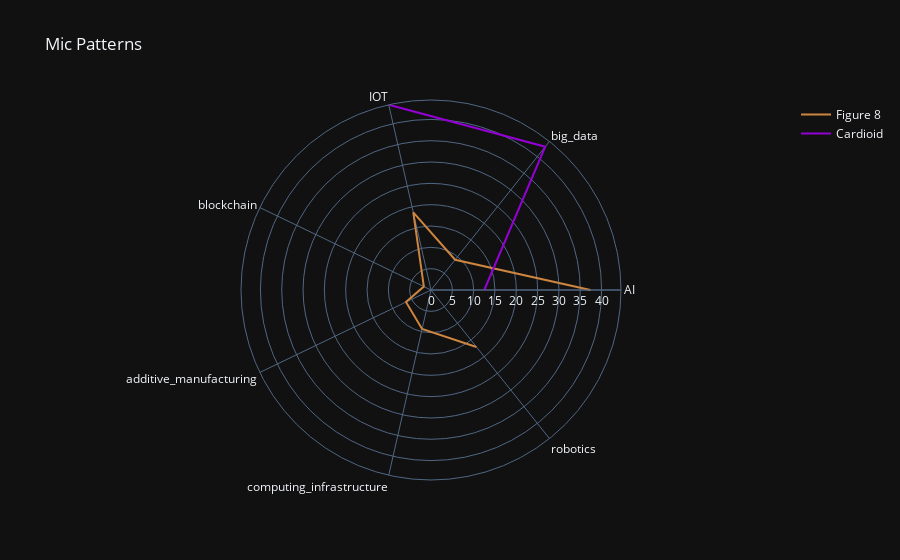

The cell this chart's notebook holds for it:
### Code cell
# dic_df_tech['Italy'], r='r', theta='theta', line_close=True
import plotly.graph_objects as go
fig = go.Figure()
fig.add_trace(go.Scatterpolar(
    r = dic_df_tech['Italy']['r'],
    theta = dic_df_tech['Italy']['theta'],
    mode = 'lines',
    name = 'Figure 8',
    line_color = 'peru'
))
fig.add_trace(go.Scatterpolar(
    r = dic_df_cat['Italy']['r'],
    theta = dic_df_tech['Italy']['theta'],
    mode = 'lines',
    name = 'Cardioid',
    line_color = 'darkviolet'
))


fig.update_layout(
    title = 'Mic Patterns',

)

fig.show()

### Figure 1 — Plotly figure (JSON) as saved in the notebook; plotly's stock layout.template omitted (floating-point values rounded to 4 significant figures)
{"data": [{"line": {"color": "peru"}, "mode": "lines", "name": "Figure 8", "r": [37.38, 9.08, 18.68, 1.86, 6.51, 9.39, 17.09], "theta": ["AI", "big_data", "IOT", "blockchain", "additive_manufacturing", "computing_infrastructure", "robotics"], "type": "scatterpolar"}, {"line": {"color": "darkviolet"}, "mode": "lines", "name": "Cardioid", "r": [12.49, 42.96, 44.55], "theta": ["AI", "big_data", "IOT", "blockchain", "additive_manufacturing", "computing_infrastructure", "robotics"], "type": "scatterpolar"}], "layout": {"title": {"text": "Mic Patterns"}}}
